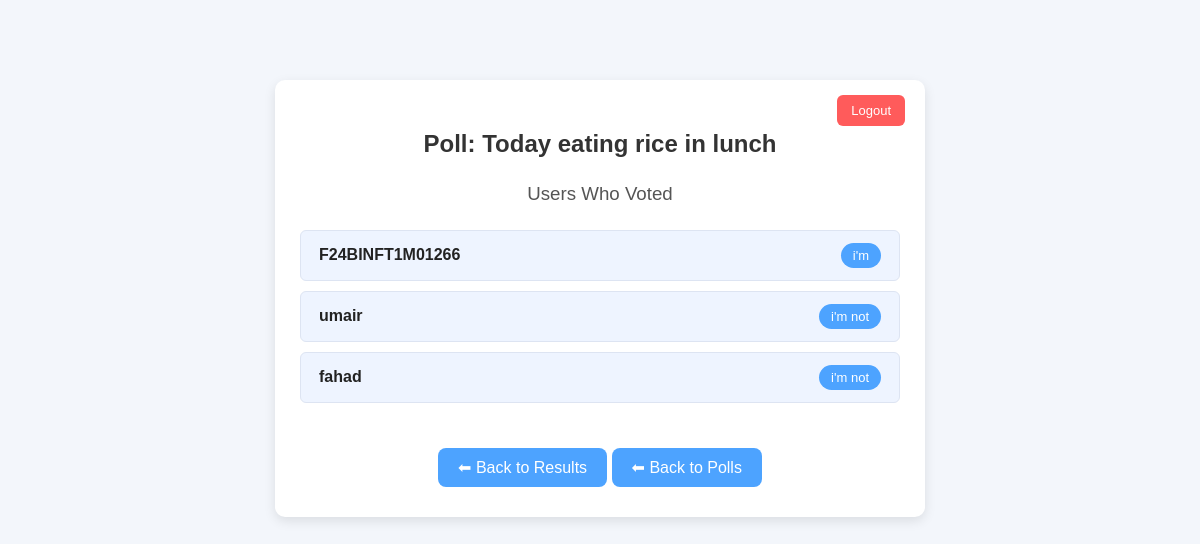
Page /3/voters/ (signed in) on the committed database.
### polls/models.py (models this page shows)
class Question(models.Model):
    question_text = models.CharField(max_length=200)
    pub_date = models.DateTimeField("date published",auto_now_add=True)

class VoteRecord(models.Model):
    user = models.ForeignKey(User, on_delete=models.CASCADE)
    question = models.ForeignKey(Question, on_delete=models.CASCADE)
    choice = models.ForeignKey(Choice, on_delete=models.CASCADE)
    voted_at = models.DateTimeField(auto_now_add=True)

class Choice(models.Model):
    question = models.ForeignKey(Question, on_delete=models.CASCADE)
    choice_text = models.CharField(max_length=200)
    votes = models.IntegerField(default=0)

### polls/views.py (the view)
# urls.py: path("<int:question_id>/voters/", views.show_voters, name="show_users"),
@login_required
def show_voters(request, question_id):
    question = get_object_or_404(Question, pk=question_id)
    voted_users = VoteRecord.objects.filter(question=question).select_related("user", "choice")
    context = {
        "question": question,
        "voted_users": voted_users
    }
    return render(request, "polls/show_user.html", context)

### templates/polls/show_user.html (shortened to what this page needs)
{% load static %}
<!DOCTYPE html>
<html lang="en">
<head>
</head>
<body>
<div class="container">
    <a href="{% url 'polls:logout' %}" class="logout-btn">Logout</a>
    <h2>Poll: {{ question.question_text }}</h2>
    <h3>Users Who Voted</h3>
    <ul>
        {% for vote in voted_users %}
            <li>
                <span class="username">{{ vote.user.username }}</span>
                <span class="vote-text">{{ vote.choice.choice_text }}</span>
            </li>
        {% empty %}
            <li class="empty">No one has voted yet.</li>
        {% endfor %}
    </ul>
    <div class="btn-container">
        <a href="{% url 'polls:results' question.id %}" class="btn">⬅ Back to Results</a>
        <a href="{% url 'polls:index' %}" class="btn">⬅ Back to Polls</a>
    </div>
</div>
</body>
</html>

### templates/polls/show_user.html (style rules this page uses)
body { font-family: "Poppins", sans-serif; background: #f3f6fb; margin: 0; padding: 0; }
.container { max-width: 600px; margin: 80px auto; background: #fff; border-radius: 10px; box-shadow: 0 4px 12px rgba(0,0,0,0.1); padding: 30px 25px; position: relative; }
.logout-btn { position: absolute; top: 15px; right: 20px; background: #ff5b5b; color: #fff; padding: 8px 14px; border-radius: 6px; text-decoration: none; font-weight: 500; font-size: 13px; transition: background 0.2s ease; }
h2 { color: #333; font-weight: 600; text-align: center; margin-bottom: 10px; }
h3 { color: #555; text-align: center; margin-top: 25px; font-weight: 500; }
ul { list-style: none; padding: 0; margin: 25px 0; }
li { background: #eef4ff; border: 1px solid #dde4f2; padding: 12px 18px; border-radius: 6px; margin: 10px 0; display: flex; justify-content: space-between; align-items: center; transition: background 0.2s ease; }
.username { font-weight: 600; color: #222; }
.vote-text { background: #4da3ff; color: white; padding: 5px 12px; border-radius: 20px; font-size: 13px; font-weight: 500; }
a.btn { display: inline-block; background: #4da3ff; color: #fff; padding: 10px 20px; border-radius: 8px; text-decoration: none; font-weight: 500; margin: 20px auto 0; transition: background 0.2s ease; }
.btn-container { text-align: center; }

### rows in the picture
Question: question_text "Today eating rice in lunch"
VoteRecord: user.username "F24BINFT1M01266", choice.choice_text "i'm"
VoteRecord: user.username "umair", choice.choice_text "i'm not"
VoteRecord: user.username "fahad", choice.choice_text "i'm not"
